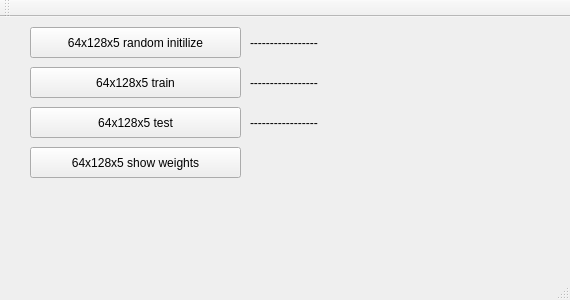
<?xml version="1.0" encoding="UTF-8"?>
<ui version="4.0">
 <class>MainWindow</class>
 <widget class="QMainWindow" name="MainWindow">
  <property name="geometry">
   <rect>
    <x>0</x>
    <y>0</y>
    <width>570</width>
    <height>300</height>
   </rect>
  </property>
  <property name="windowTitle">
   <string>MainWindow</string>
  </property>
  <widget class="QWidget" name="centralWidget">
   <widget class="QPushButton" name="pushButton_64_128_5_train">
    <property name="geometry">
     <rect>
      <x>30</x>
      <y>50</y>
      <width>211</width>
      <height>31</height>
     </rect>
    </property>
    <property name="text">
     <string>64x128x5 train</string>
    </property>
   </widget>
   <widget class="QPushButton" name="pushButton_64_128_5_test">
    <property name="geometry">
     <rect>
      <x>30</x>
      <y>90</y>
      <width>211</width>
      <height>31</height>
     </rect>
    </property>
    <property name="text">
     <string>64x128x5 test</string>
    </property>
   </widget>
   <widget class="QPushButton" name="pushButton_64_128_5_show_weights">
    <property name="geometry">
     <rect>
      <x>30</x>
      <y>130</y>
      <width>211</width>
      <height>31</height>
     </rect>
    </property>
    <property name="text">
     <string>64x128x5 show weights</string>
    </property>
   </widget>
   <widget class="QPushButton" name="pushButton_64_128_5_random_initilize">
    <property name="geometry">
     <rect>
      <x>30</x>
      <y>10</y>
      <width>211</width>
      <height>31</height>
     </rect>
    </property>
    <property name="text">
     <string>64x128x5 random initilize</string>
    </property>
   </widget>
   <widget class="QLabel" name="label_64_128_5_random_initilize">
    <property name="geometry">
     <rect>
      <x>250</x>
      <y>10</y>
      <width>200</width>
      <height>31</height>
     </rect>
    </property>
    <property name="text">
     <string>-----------------</string>
    </property>
   </widget>
   <widget class="QLabel" name="label_64_128_5_train">
    <property name="geometry">
     <rect>
      <x>250</x>
      <y>50</y>
      <width>200</width>
      <height>31</height>
     </rect>
    </property>
    <property name="text">
     <string>-----------------</string>
    </property>
   </widget>
   <widget class="QLabel" name="label_64_128_5_test">
    <property name="geometry">
     <rect>
      <x>250</x>
      <y>90</y>
      <width>200</width>
      <height>31</height>
     </rect>
    </property>
    <property name="text">
     <string>-----------------</string>
    </property>
   </widget>
  </widget>
  <widget class="QMenuBar" name="menuBar">
   <property name="geometry">
    <rect>
     <x>0</x>
     <y>0</y>
     <width>570</width>
     <height>25</height>
    </rect>
   </property>
  </widget>
  <widget class="QToolBar" name="mainToolBar">
   <attribute name="toolBarArea">
    <enum>TopToolBarArea</enum>
   </attribute>
   <attribute name="toolBarBreak">
    <bool>false</bool>
   </attribute>
  </widget>
  <widget class="QStatusBar" name="statusBar"/>
 </widget>
 <layoutdefault spacing="6" margin="11"/>
 <resources/>
 <connections/>
</ui>
